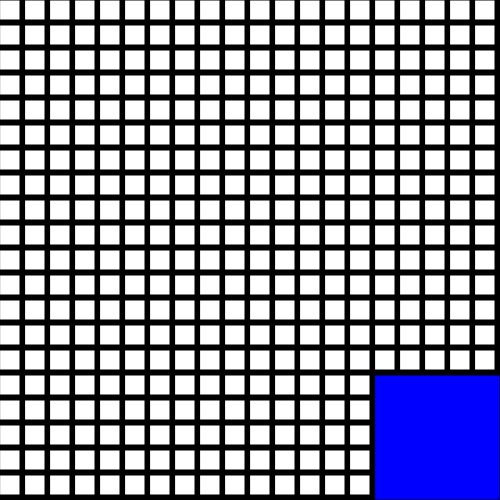
Frame 1 (no input)
Frame 60 (no input): identical to frame 1, image omitted
Frame 120 (the mouse pressed at the canvas centre since frame 60): identical to frame 1, image omitted

The p5.js sketch that drew this single still picture (run headless with seeded random() and noise() and a simulated clock; from frame 60 on, the mouse is pressed at the canvas centre):

// p5.js sketch
// ── sketch.js
let screenWidth = 500;
let screenHeight = 500;
let scale = 20;
let outline = 5;
let rows = 0;
let columns = 0;
let squares = [];
let schedule = [];
let flip = [];
let totalSquares;
let gamestate = "play";
let fpsC = 0;
let fps = 29
let level = 1;
let levelDisplay;
let goalCell;

function setup() {
    createCanvas(screenWidth, screenHeight);
    rows = Math.floor(screenHeight / (scale + outline));
    columns = Math.floor(screenWidth / (scale + outline));
    totalSquares = rows * columns;

    levelDisplay = createDiv(`Level: ${level}`);
    levelDisplay.style('font-size', '48px');
    levelDisplay.style('color', 'white');
    levelDisplay.style('text-align', 'center');
    levelDisplay.style('position', 'absolute');
    levelDisplay.style('left', '50%');
    levelDisplay.style('top', '50%');
    levelDisplay.style('transform', 'translate(-50%, -50%)');
    levelDisplay.style('text-shadow', '2px 2px 4px rgba(0, 0, 0, 0.5)');
    levelDisplay.hide();

    for (let i = 0; i < rows; i++) {
        for (let j = 0; j < columns; j++) {
            squares.push(new Cell(j, i, scale, scale));
            schedule.push(false);
        }
    }
    rectMode(CORNER)
    const goalSizeX = Math.floor(columns / 4) * (scale + outline);
    const goalSizeY = Math.floor(rows / 4) * (scale + outline);
    const goalX = screenWidth - goalSizeX;
    const goalY = screenHeight - goalSizeY;
    goalCell = new GoalCell(goalX, goalY, goalSizeX, goalSizeY);
}

function draw() {
    background(0);
    rectMode(CORNER); // Set rectMode to CORNER
    for (let i = 0; i < rows; i++) {
        for (let j = 0; j < columns; j++) {
            squares[i * columns + j].display();
        }
    }
    if (gamestate == "play") {
        if (fpsC > fps) {
            for (let i = 0; i < rows; i++) {
                for (let j = 0; j < columns; j++) {
                    squares[i * columns + j].updateScheduler();
                    squares[i * columns + j].calculate(i * columns + j);
                }
            }
            for (let i = 0; i < totalSquares; i++) {
                schedule[i] = false;
            }
            update();
            fpsC = 0;
        }
        levelDisplay.hide();
    } else {
        darkenBackground();
        levelDisplay.show();
    }
    fpsC++;
    goalCell.display();
}

class GoalCell {
    constructor(x, y, sizeX, sizeY) {
        this.x = x;
        this.y = y;
        this.sizeX = sizeX;
        this.sizeY = sizeY;
    }

    display() {
        fill(0, 0, 255);
        rectMode(CORNER)
        rect(this.x, this.y, this.sizeX, this.sizeY);
    }
}

function keyPressed() {
    if (keyCode === ENTER) {
        if (gamestate === "pause") {
            gamestate = "play";
            levelDisplay.hide();
        } else {
            gamestate = "pause";
        }
    } else if (gamestate === "pause") {
        if (keyCode === UP_ARROW) {
            changeLevel(1);
        } else if (keyCode === DOWN_ARROW) {
            changeLevel(-1);
        }
    }
}

function changeLevel(change) {
    level += change;
    level = constrain(level, 1, 10);
    updateLevelDisplay();
}

function updateLevelDisplay() {
    levelDisplay.html(`Level: ${level}`);
}

function leftClickAction(e) {
    if (e.button === 0 && gamestate === "pause") {
        const x = e.clientX - canvas.offsetLeft;
        const y = e.clientY - canvas.offsetTop;
        const col = Math.floor(x / (scale + outline));
        const row = Math.floor(y / (scale + outline));
        const index = row * columns + col;

        if (y / (scale + outline) <= rows / 2)
        {
            toggleCell(index);
        } else if (level !== 1) {
            toggleCell(index);
        }
    }
}

function toggleCell(index) {
    if (index >= 0 && index < squares.length) {
        const cell = squares[index];
        if (cell) {
            cell.life = !cell.life;
            cell.display();
        }
    }
}

document.addEventListener('mousedown', leftClickAction);

function update() {
    for (let i = flip.length - 1; i >= 0; i--) {
        squares[flip[i]].life = !squares[flip[i]].life;
        flip.pop();
    }
    for (i = rows * columns; i <= 0; i++){

    if (level === 1 && squares[i].isWinning()) {
        level++;
        updateLevelDisplay();
    }
}
}

function darkenBackground() {
    fill(0, 0, 0, 200);
    if (level === 1) {
        const columnsToShade = Math.floor(columns * 4 / 3);
        const shadedWidth = columnsToShade * 2 * (scale + outline);
        rect(0, 0, shadedWidth, screenHeight);
    } else {
        rect(0, 0, screenWidth, screenHeight);
    }
}

// ── cell.js
class Cell {
    constructor(x, y, w, h) {
        this.tp = y * columns + x; // Tile position
        this.x = (x * (scale + outline)) + (scale / 2);
        this.y = (y * (scale + outline)) + (scale / 2);
        this.w = w;
        this.h = h;
        this.life = false;
        this.neighbors = 0;
    }

    display() {
        if (this.life) {
            rectMode(CENTER);
            fill(255, 0, 0);
            rect(this.x, this.y, this.w, this.h);
        } else {
            rectMode(CENTER);
            fill(255);
            rect(this.x, this.y, this.w, this.h);
        }
    }

    updateScheduler() {
        if (this.tp % columns > 0 && this.tp % columns != columns - 1) {
            schedule[this.tp - 1] = true;
        }
        if (this.tp % columns < columns - 1) {
            schedule[this.tp + 1] = true;
        }
        if (this.tp >= columns && this.tp < totalSquares - columns) {
            schedule[this.tp - columns] = true;
            if (this.tp % columns > 0) {
                schedule[this.tp - columns - 1] = true;
            }
            if (this.tp % columns < columns - 1) {
                schedule[this.tp - columns + 1] = true;
            }
        }
        if (this.tp < totalSquares - columns) {
            schedule[this.tp + columns] = true;
            if (this.tp % columns > 0 && this.tp % columns != columns - 1) {
                schedule[this.tp + columns - 1] = true;
            }
            if (this.tp % columns < columns - 1) {
                schedule[this.tp + columns + 1] = true;
            }
        }
    }

    calculate(sid) {
        if (schedule[sid]) {

            if (this.tp % columns > 0 && this.tp % columns != columns - 1 && squares[this.tp - 1].life) {
                this.neighbors++;
            }
            if (this.tp % columns < columns - 1 && squares[this.tp + 1].life) {
                this.neighbors++;
            }
            if (this.tp >= columns && this.tp < totalSquares - columns) {
                if (squares[this.tp - columns].life) {
                    this.neighbors++;
                }
                if (this.tp % columns > 0 && squares[this.tp - columns - 1].life) {
                    this.neighbors++;
                }
                if (this.tp % columns < columns - 1 && squares[this.tp - columns + 1].life) {
                    this.neighbors++;
                }
            }
            if (this.tp < totalSquares - columns) {
                if (squares[this.tp + columns].life) {
                    this.neighbors++;
                }
                if (this.tp % columns > 0 && this.tp % columns != columns - 1 && squares[this.tp + columns - 1].life) {
                    this.neighbors++;
                }
                if (this.tp % columns < columns - 1 && squares[this.tp + columns + 1].life) {
                    this.neighbors++;
                }
            }

            if (!this.life && this.neighbors === 3) {
                flip.push(this.tp)
            } else if (this.life && (this.neighbors < 2 || this.neighbors > 3)) {
                flip.push(this.tp)
            }
            this.neighbors = 0;
        }
    }

    isWinning() {
        if (this.x >= (scale + outline) * columns * (3/4) && this.y >= (scale + outline) * rows / (3/4)){
            return true
        }
        else {
            return false
        }
    }
}
